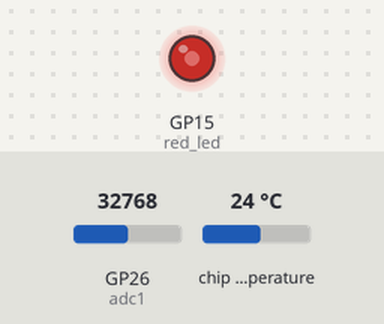
This program was run on a simulated Raspberry Pi Pico running MicroPython. On the bench: output pins drawn as LEDs (lit = HIGH). The inputs (shaded band) are chosen by the test bench; at power-on: GP26 (adc1) = 32768, chip temperature 24 °C (analog values on the 0–65535 scale). The clock reads 2024-03-15 10:24:30 at power-on unless the program sets it; what the program prints to the serial console is not drawn.

Above: at 1.2 s.
1.3 s: GP26 (adc1) set to 45874
At 2.7 s:
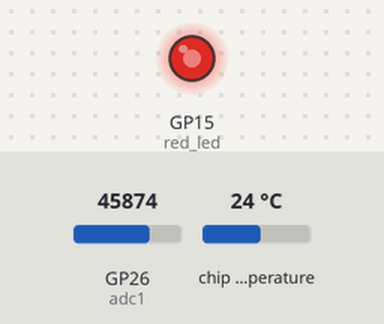
3.0 s: GP26 (adc1) set to 57670
At 3.8 s:
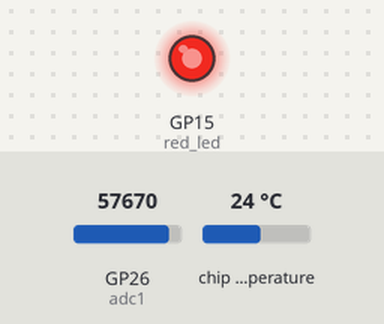
4.5 s: GP26 (adc1) set to 7864
At 5.0 s:
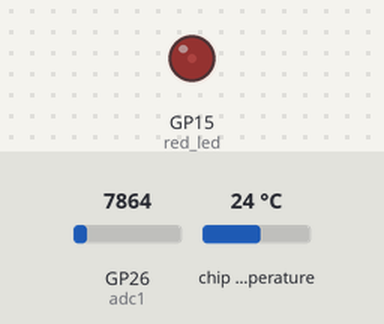
Timing chart, 0 to 7.5 s (numbered marks = the images above; inputs shaded):
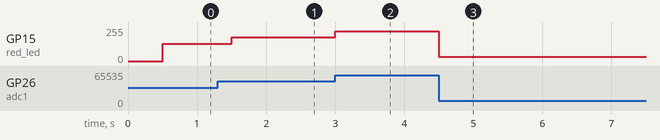

The program:

main1.py
```python
from machine import ADC,Timer,Pin,PWM,RTC

adc = ADC(4) # 建立實體=內建溫度測試器
converter_factor = 3.3 / 65535 # 將數值換算成電壓
red_led = Pin(15,Pin.OUT) #建立實體=> 外接 LED 開關
pwm = PWM(Pin(15),freq=2000) # 建立實體=>可控 LED 開關
rtc = RTC() #建立實體 =>時鐘

def do_thing(t):
    reading = adc.read_u16()*converter_factor
    temerture = 27 -(reading - 0.7060)/0.001721
    year,month,day,weekly,hur,min,sec,info=rtc.datetime()

    print(temerture)
    print(f"現在時間：{year}/{month}/{day} - {hur}:{min}:{sec}")

def do_thing1(t):
    adc1=ADC(Pin(26))
    duty = adc1.read_u16()
    #red_led.toggle()
    pwm.duty_u16(duty)
    print(f"可變電阻：{round(duty/65535*10)}")

Timer(period=2000, mode=Timer.PERIODIC, callback=do_thing)
Timer(period=500, mode=Timer.PERIODIC, callback=do_thing1)
```

Measured:
- after the input at 1.3 s, GP15 (red_led): 128/255 → 178/255 after 0.20 s
- after the input at 3.0 s, GP15 (red_led): 178/255 → 224/255 at once
- after the input at 4.5 s, GP15 (red_led): 224/255 → 31/255 at once
